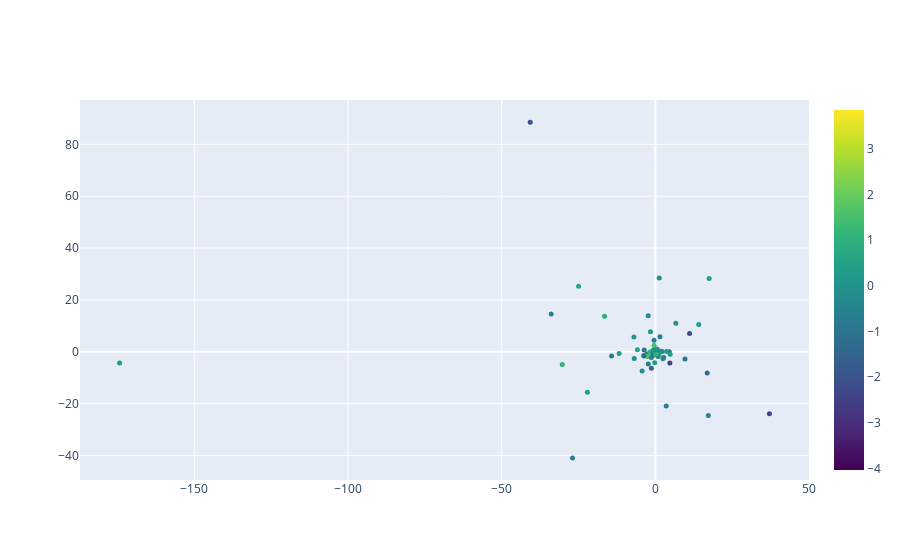

The code cell stored with this chart in its notebook:
### Markdown cell above
**Plotting the results**

Using plotly, I plotted the results so that it becomes easier to explore similar songs based on their colors and clusters.

### Code cell
from plotly.offline import download_plotlyjs, init_notebook_mode, plot, iplot

init_notebook_mode(connected=True)

import plotly.graph_objs as go

trace1 = go.Scatter(
    y = two_dimensional_songs['Y'],
    x = two_dimensional_songs['X'],
    text = two_dimensional_songs['cancion'],
    mode='markers',
    marker=dict(
        size= 5,#'7',
        color = np.random.randn(5717), #set color equal to a variable
        colorscale='Viridis',
        showscale=True
    )
)
data = [trace1]

iplot(data)

### Figure 1 — Plotly figure (JSON) as saved in the notebook; plotly's stock layout.template omitted (floating-point values rounded to 4 significant figures; data arrays with more than 128 entries replaced by an {"elided": "..."} marker saying what was removed)
{"data": [{"marker": {"color": {"elided": "5717 float values"}, "colorscale": [[0, "#440154"], [0.1111, "#482878"], [0.2222, "#3e4989"], [0.3333, "#31688e"], [0.4444, "#26828e"], [0.5556, "#1f9e89"], [0.6667, "#35b779"], [0.7778, "#6ece58"], [0.8889, "#b5de2b"], [1, "#fde725"]], "showscale": true, "size": 5}, "mode": "markers", "text": {"elided": "932 str values"}, "type": "scatter", "x": {"elided": "932 float values"}, "y": {"elided": "932 float values"}}], "layout": {}}
